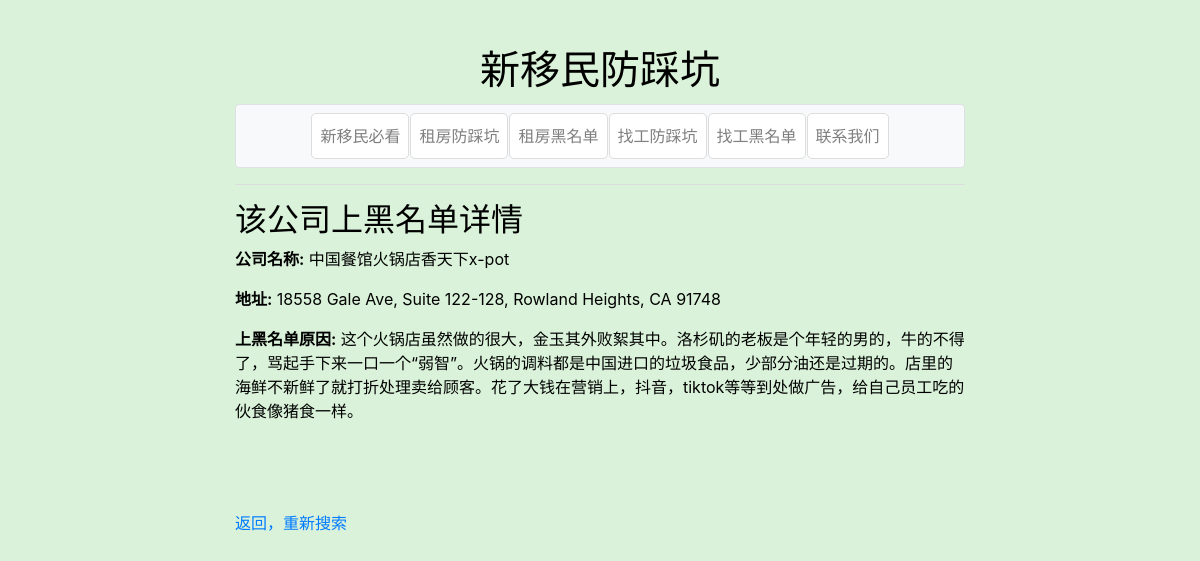
The page /workDetail/中国餐馆火锅店香天下x-pot on the database as committed earlier.
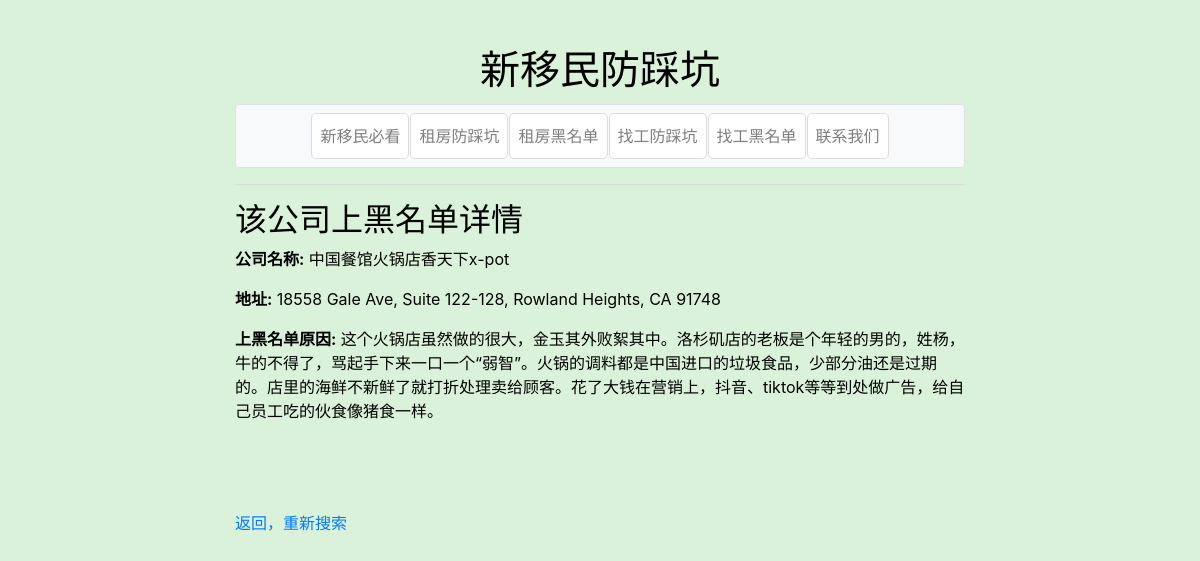
The same page on the database as committed later.
### tables this page shows
CREATE TABLE "work_info" (
	"id"	INTEGER,
	"name"	TEXT NOT NULL,
	"zipcode"	TEXT CHECK(length("zipcode") = 5 AND "zipcode" GLOB '[0-9][0-9][0-9][0-9][0-9]'),
	"address"	TEXT,
	"content"	TEXT,
	PRIMARY KEY("id" AUTOINCREMENT)
);

### app/routes.py (the view)
@bp.route('/workDetail/<name>')
def workDetail(name):
    info = utils.get_info_work(name)
    if info:
        return render_template('workDetail.html', info=info)
    else:
        abort(404)

### app/utils.py (called while the page is built)
def get_db_connection():
    conn = sqlite3.connect('blacklist.db')
    conn.row_factory = sqlite3.Row
    return conn

def get_info_work(name):
    conn = get_db_connection()
    cursor = conn.cursor()
    cursor.execute("SELECT * FROM work_info WHERE name = ?", (name,))
    info = cursor.fetchone()
    conn.close()
    return dict(info) if info else None

### app/templates/workDetail.html (shortened to what this page needs)
{% extends "base.html" %}
{% block content %}
    <h2>该公司上黑名单详情</h2>
    <p><strong>公司名称:</strong> {{ info.name }}</p>
    <p><strong>地址:</strong> {{ info.address }}</p>
    <p><strong>上黑名单原因:</strong> {{ info.content }}</p>
    <br>
    <br>
    <br>
    <p><a href="{{ url_for('main.workBlack') }}">返回，重新搜索</a></p>
{% endblock %}

### app/templates/base.html (shortened to what this page needs)
<!doctype html>
<html lang="en">
<head>
    <link href="https://stackpath.bootstrapcdn.com/bootstrap/4.5.2/css/bootstrap.min.css" rel="stylesheet">
    <link href="{{ url_for('static', filename='style.css') }}" rel="stylesheet">
</head>
<body>
    <div class="container">
        <div class="row justify-content-center">
            <div class="col-md-8 text-center mt-3">
                <h1>新移民防踩坑</h1>
            </div>
        </div>
        <div class="row justify-content-center">
            <div class="col-md-8">
                <nav class="navbar navbar-expand-lg navbar-light bg-light border rounded mb-3">
                    <div class="container-fluid justify-content-center">
                        <ul class="navbar-nav mb-2 mb-lg-0">
                            <li class="nav-item">
                                <a class="nav-link" href="/">新移民必看</a>
                            </li>
                            <li class="nav-item">
                                <a class="nav-link" href="/rent">租房防踩坑</a>
                            </li>
                            <li class="nav-item">
                                <a class="nav-link" href="/rentBlack">租房黑名单</a>
                            </li>
                            <li class="nav-item">
                                <a class="nav-link" href="/work">找工防踩坑</a>
                            </li>
                            <li class="nav-item">
                                <a class="nav-link" href="/workBlack">找工黑名单</a>
                            </li>
                            <li class="nav-item">
                                <a class="nav-link" href="/contact">联系我们</a>
                            </li>
                        </ul>
                    </div>
                </nav>
                <hr>
            </div>
        </div>
        <div class="row justify-content-center">
            <div class="col-md-8">
                {% block content %}{% endblock %}
            </div>
        </div>
    </div>
</body>
</html>

### app/static/style.css (style rules this page uses)
body { background-color: #d9f2d9; margin: 0; padding-top: 20px; color: black; }
.container { margin-top: 10px; }
h1 { text-align: center; margin-bottom: 10px; }
nav { padding: 10px; border: 1px solid #ddd; border-radius: 5px; background-color: #ffffff; text-align: center; }
.navbar-nav { display: flex; justify-content: center; gap: 1px; }
.nav-link { padding: 10px 15px; border: 1px solid #ddd; border-radius: 5px; color: black; background-color: #ffffff; white-space: nowrap; transition: background-color 0.3s, color 0.3s; }
hr { border-top: 1px solid #ddd; }

Rows that differ between the two databases and show on the page:
changed work_info "中国餐馆火锅店香天下x-pot": content "这个火锅店虽然做的很大，金玉其外败絮其中。洛杉矶的老板是个年轻的男的，牛的不得了，骂起手下来一口一个“弱智”。火锅的调料都是中国进口的垃圾食品，少部分油还是过期的。店里的海鲜不新鲜了就打折处理卖给顾客。花了大钱在营销上，抖音，tiktok等等到处做广告，给自己员工吃的伙食像猪食一样。" → "这个火锅店虽然做的很大，金玉其外败絮其中。洛杉矶店的老板是个年轻的男的，姓杨，牛的不得了，骂起手下来一口一个“弱智”。火锅的调料都是中国进口的垃圾食品，少部分油还是过期的。店里的海鲜不新鲜了就打折处理卖给顾客。花了大钱在营销上，抖音、tiktok等等到处做广告，给自己员工吃的伙食像猪食一样。"
